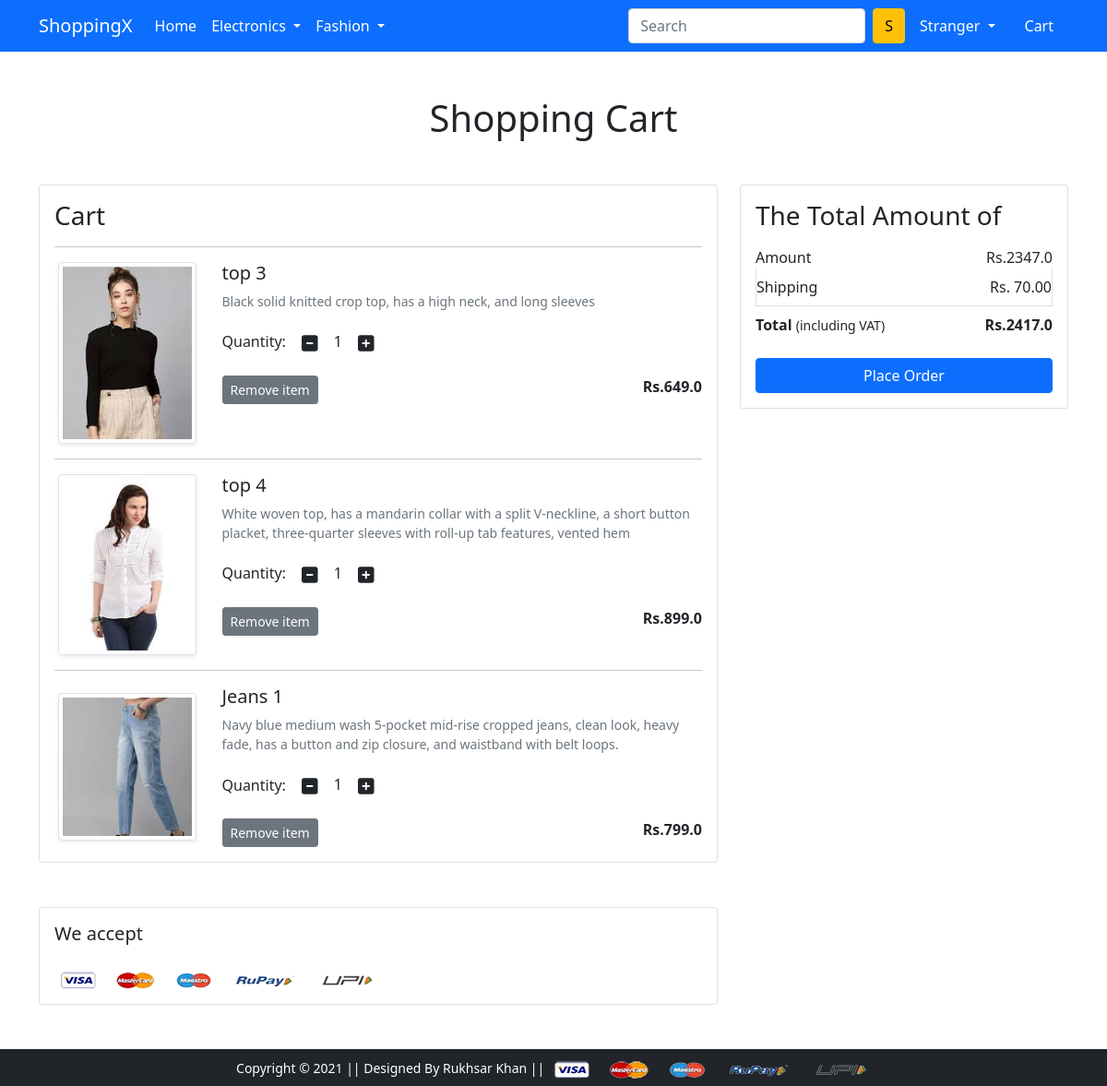
The page /cart/ (signed in) on the database its author committed.
### app/models.py (models this page shows, shortened)
class Cart(models.Model):
        user = models.ForeignKey(User, on_delete=models.CASCADE)
        product = models.ForeignKey(Product,on_delete=models.CASCADE)
        quantity = models.PositiveIntegerField(default=1)

class Product(models.Model):
        title =models.CharField(max_length=100)
        selling_price = models.FloatField()
        discount_price = models.FloatField()
        description = models.TextField()
        brand = models.CharField(max_length=100)
        category = models.CharField( choices=CATEGORY_CHOICES, max_length=2)
        product_image = models.ImageField(upload_to = 'producting')

### app/views.py (the view)
# urls.py: path('cart/', views.show_cart, name='showcart'),
@login_required
def show_cart(request):
    if request.user.is_authenticated:
        user = request.user
        cart = Cart.objects.filter(user=user)
        amount = 0.0
        shipping_amount = 70.0
        total_amount = 0.0
        cart_product =  [p for p in Cart.objects.all() if p.user == user ]
        if cart_product:
            for p in cart_product:
                tempamount = (p.quantity * p.product.discount_price)
                amount += tempamount
                total_amount = amount + shipping_amount
            return render(request, 'app/addtocart.html',{'carts':cart,'total_amount':total_amount,'amount':amount})
        else:
            return render(request, 'app/emptycart.html')

### app/templates/app/addtocart.html (shortened to what this page needs)
{% extends 'app/base.html' %}
{% load static %}
{% block main-content %}
<div class="container my-5">
 <div class="row">
  <h1 class="text-center mb-5">Shopping Cart</h1>
  <div class="col-sm-8">
  <div class="card">
   <div class="card-body">
    <h3>Cart</h3>
    {% for cart in carts %}
    <hr>
    <div class="row">
     <div class="col-sm-3 text-center align-self-center"><img src="{{cart.product.product_image.url}}" alt="" srcset="" class="img-fluid img-thumbnail shadow-sm" height="150" width="150"> </div>
     <div class="col-sm-9">
      <div>
       <h5>{{cart.product.title}}</h5>
       <p class="mb-2 text-muted small">{{cart.product.description}}</p>
       <div class="my-3">
        <label for="quantity">Quantity:</label>
        <a class="minus-cart btn" pid="{{cart.product.id}}"><i class="fas fa-minus-square fa-lg"></i></a>
          <span id="quantity">{{cart.quantity}}</span>
        <a class="plus-cart btn" pid="{{cart.product.id}}"><i class="fas fa-plus-square fa-lg"></i></a>
       </div>
       <div class="d-flex justify-content-between">
        <a href="#" class="btn btn-sm btn-secondary mr-3 remove-cart" pid="{{cart.product.id}}">Remove item </a>
        <p class="mb-0"><span><strong>Rs.{{cart.product.discount_price}}</strong></span></p>
       </div>
      </div>
     </div>
    </div>
    {% endfor %}
   </div>
   </div>
  </div>
  <div class="col-sm-4">
   <div class="card">
    <div class="card-body">
      <h3>The Total Amount of</h3>
      <ul class="list-group">
       <li class="list-group-item d-flex justify-content-between align-items-center border-0 px-0 pb-0">Amount <span>Rs.<span id="amount">{{amount}}</span></span></li>
       <li class="list-group-item d-flex justify-content-between align-items-center px-0">Shipping<span>Rs. 70.00</span></li>
       <li class="list-group-item d-flex justify-content-between align-items-center border-0 px-0 mb-3">
        <div>
           <strong>Total</strong> <small>(including VAT)</small>
         </div>
         <span><strong >Rs.<strong id="total_amount">{{total_amount}}</strong></strong></span>
       </li>
      </ul>
      <div class="d-grid"><a href="{% url 'checkout' %}" class="btn btn-primary">Place Order</a></div>
    </div>
   </div>
  </div>
 </div>
</div>
<div class="container">
 <div class="row">
  <div class="col-sm-8">
   <div class="card">
    <div class="card-body">
      <h5 class="mb-4">We accept</h5>
      <img src="{% static 'app/images/payment.png' %}" alt="" class="img-fluid">
    </div>
  </div>
  </div>
 </div>
</div>
{% endblock main-content %}

### app/templates/app/base.html (shortened to what this page needs)
<!doctype html>
{% load static %}
<html lang="en">
  <head>
    <link href="https://cdn.jsdelivr.net/npm/bootstrap@5.0.0-beta1/dist/css/bootstrap.min.css" rel="stylesheet">
    <link rel="stylesheet" href="{% static 'app/css/owl.carousel.min.css' %}">
    <link rel="stylesheet" href="{% static 'app/css/all.min.css' %}">
    <link rel="stylesheet" href="{% static 'app/css/style.css' %}">
  </head>
  <body>
    <nav class="navbar navbar-expand-lg navbar-dark bg-primary">
     <div class="container">
       <a class="navbar-brand" href="/">ShoppingX</a>
       <div class="collapse navbar-collapse" id="navbarSupportedContent">
         <ul class="navbar-nav me-auto mb-2 mb-lg-0">
           <li class="nav-item">
             <a class="nav-link active" aria-current="page" href="/">Home</a>
           </li>
           <li class="nav-item dropdown">
             <a class="nav-link dropdown-toggle text-white" href="#" id="electronicsDropdown" role="button" data-bs-toggle="dropdown" aria-expanded="false">
               Electronics
             </a>
           </li>
           <li class="nav-item dropdown">
             <a class="nav-link dropdown-toggle text-white" href="#" id="fashionDropdown" role="button" data-bs-toggle="dropdown" aria-expanded="false">
               Fashion
             </a>
           </li>
         </ul>
         <form class="d-flex">
           <input class="form-control me-2" type="search" placeholder="Search" aria-label="Search">
           <button class="btn btn-warning" type="submit">S</button>
         </form>
         <div>
          <ul class="navbar-nav me-auto mb-2 mb-lg-0">
          {% if request.user.is_authenticated %}
           <li class="nav-item dropdown mx-2">
              <a class="nav-link dropdown-toggle text-white" href="#" id="profileDropdown" role="button" data-bs-toggle="dropdown" aria-expanded="false">
                {{request.user.username|capfirst}}
              </a>
            </li>
            <li class="nav-item mx-2">
             <a href="{% url 'showcart' %}" class="nav-link text-white"> Cart </a>
            </li>
          {% endif %}
          </ul>
         </div>
       </div>
     </div>
    </nav>
    {% block main-content %} {% endblock main-content %}
    <footer class="container-fluid bg-dark text-center p-2 mt-5">
        <small class="text-white">Copyright &copy; 2021 || Designed By Rukhsar Khan || </small>
        <img src="{% static 'app/images/payment.png' %}" alt="" srcset="" class="img-fluid" height="2px">
    </footer>
  </body>
</html>

### rows shown on the page
Cart: product.product_image (picture), product "top 3", product.description "Black solid knitted crop top, has a high neck, and long sleeves", quantity "1", product.discount_price "649.0"
Cart: product.product_image (picture), product "top 4", product.description "White woven top, has a mandarin collar with a split V-neckline, a short button placket, three-quarter sleeves with roll-up tab features, vented hem", quantity "1", product.discount_price "899.0"
Cart: product.product_image (picture), product "Jeans 1", product.description "Navy blue medium wash 5-pocket mid-rise cropped jeans, clean look, heavy fade, has a button and zip closure, and waistband with belt loops.", quantity "1", product.discount_price "799.0"

### other values the page prints
{{ request.user.username|capfirst }} "Stranger"
{{ amount }} "2347.0"
{{ total_amount }} "2417.0"
